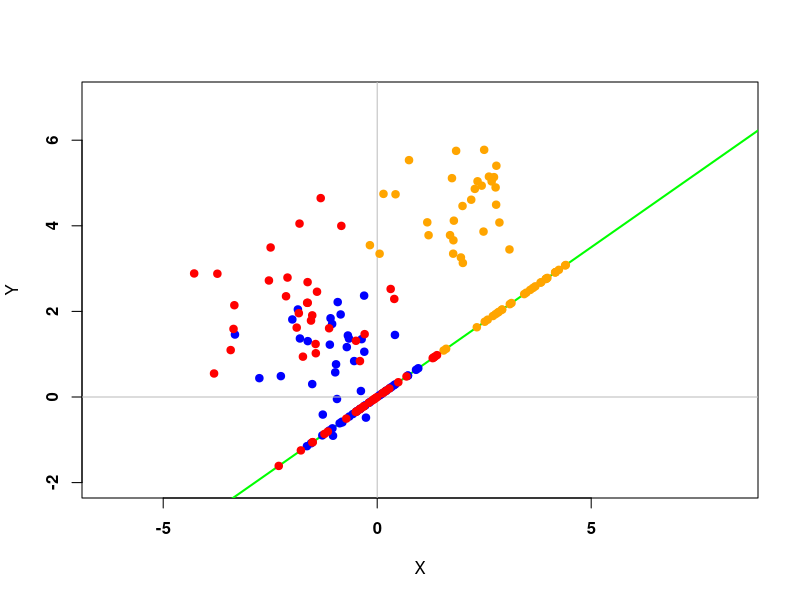

R code for this plot:
# biblioteka do odwracania macierzy ginv() oraz losowania z wielowymiarowego rozkladu Gaussa mvrnorm()
library(MASS)

# zadana macierz kowariancji
S <- matrix(c(1,0,0,1),2,2)

# zadane wartosci srednie w danych klasach
m1 <- c(-1,1)
m2 <- c(2,4)
m3 <- c(-2,2) # jezeli m3 byloby np. (2,-2) to wtedy mozna juz w miare dobrze rozdzielic 

# licznosc klas 
n1 <- 30
n2 <- 30
n3 <- 30
n <- n1 + n2 + n3

# liczba klas
g <- 3

# losowanie wartosci macierzowych z rozkladu gaussa
X1 <- mvrnorm(n1, m1, S)
X2 <- mvrnorm(n2, m2, S)
X3 <- mvrnorm(n3, m3, S)

# wyznaczanie sredniej dla wszystkich punktow
m <- apply(rbind(X1, X2, X3), 2, mean)

# wyznaczanie macierzy zmiennosci miedzygrupowej
B <- (n1 * (m1 - m) %*% t(m1 - m) + n2 * (m2 - m) %*% t(m2 - m) + n3 * (m3 - m) %*% t(m3 - m)) / (g-1)

# wyznaczanie macierzy zmiennosci wewnatrzgrupowej
W <- ((n1 - 1) * S + (n2 - 1) * S + (n3 - 1) * S) / (n - g)

# macierz pomocnicza 
U <- ginv(W) %*% B

# wyznaczanie wartosci wlasnych i wektorow wlasnych macierzy pomocniczej
lambda <- eigen(U)

# wektor wlasny odpowiadajacy najwiekszej wartosci wlasnej
a <- lambda$vectors[,which.max(lambda$values)]

# nanoszenie punktow na wykres
plot(X1, xlim = c(-2,4), ylim = c(-2,7), pch = 19, col = "blue", xlab = "X", ylab = "Y", font = 2, asp = 1)
abline(v = 0, h = 0, col = "gray")
points(X2, pch = 19, col = "orange") 
points(X3, pch = 19, col = "red") 

# rysowanie kierunku a
abline(0, a[2] / a[1], col = "green", lwd = 2) 

# funkcja do rzutowania obserwacji na kierunek a
rzutowanie <- function(X, A) {
  Xz <- (X[,2] * A + X[,1]) / (A**2 + 1)
  Yz <- A * Xz
  data.frame(x = Xz, y = Yz)
}

# Wyznaczenie współczynnika kierunkowego prostej
A <- a[2] / a[1]

# Wykreślanie zrzutowanych punktów
points(rzutowanie(X1, A), col = "blue", pch = 19)
points(rzutowanie(X2, A), col = "orange", pch = 19)
points(rzutowanie(X3, A), col = "red", pch = 19)

# W ogolnosci przy takich postaciach wartosci srednich w tych klasach, nie da sie ich optymalnie rozdzielic
